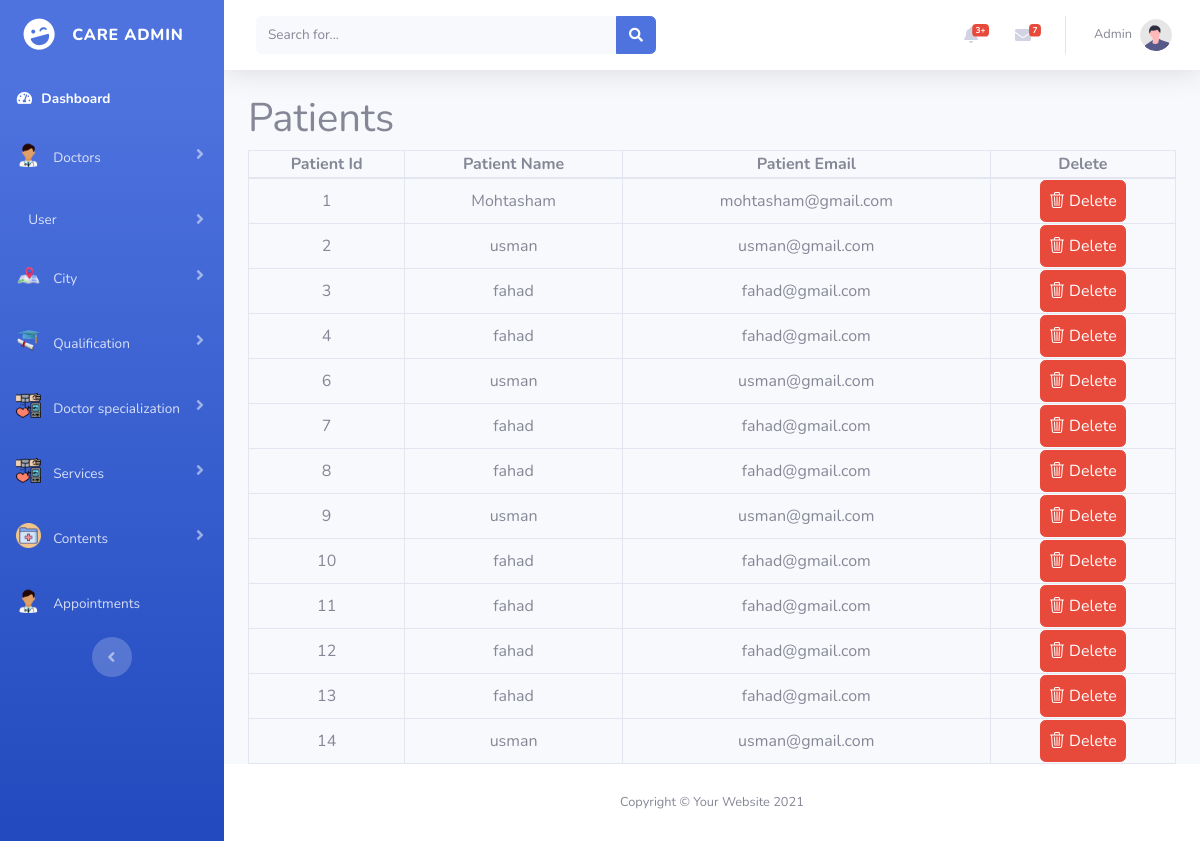
Page /admin/view_users.php (signed in) on the committed database.
### tables this page shows
CREATE TABLE `patients` (
  `patient_id` int(11) NOT NULL,
  `patient_name` varchar(100) NOT NULL,
  `patient_email` varchar(200) NOT NULL,
  `patient_password` varchar(100) NOT NULL,
  `status` int(11) NOT NULL
);

### admin/view_users.php (the view, shortened to what this page needs)
<?php
include("connection.php");
$select_users_query = "SELECT * FROM `patients` where status = 0";
$run_select_users_query = mysqli_query($connection, $select_users_query);
?>
<!DOCTYPE html>
<html lang="en">
<head>
    <link rel="stylesheet" href="https://cdn.jsdelivr.net/npm/bootstrap-icons@1.11.1/font/bootstrap-icons.css">
    <link href="vendor/fontawesome-free/css/all.min.css" rel="stylesheet" type="text/css">
    <link href="https://cdn.jsdelivr.net/npm/bootstrap@5.0.2/dist/css/bootstrap.min.css" rel="stylesheet"
>
    <link href="css/sb-admin-2.min.css" rel="stylesheet">
</head>
<body id="page-top">
    <div id="wrapper">
        <?php include 'sidebar.php';?>
        <div id="content-wrapper" class="d-flex flex-column">
            <div id="content">
                <?php include 'topbar.php';?>
                <div class="container">
                        <h1>Patients</h1>
                        <table class="table-bordered w-100 text-center">
                            <thead>
                                <th>Patient Id</th>
                                <th>Patient Name</th>
                                <th>Patient Email</th>
                                <th>Delete</th>
                            </thead>
                            <tbody>
                                <?php while($row = mysqli_fetch_array($run_select_users_query)){?>
                              <tr>
                                        <td><?php echo $row['patient_id']; ?></td>
                                        <td><?php echo $row['patient_name']; ?></td>
                                        <td><?php echo $row['patient_email']; ?></td>
                                        <td><a href="deleteuser.php?id=<?php echo $row['patient_id']; ?>" class="btn btn-danger px-2 py-2"><i class="bi bi-trash3"></i> Delete</a></td>
                              </tr>
                                <?php } ?>
                            </tbody>
                        </table>
                </div>
            </div>
            <?php include 'footer.php' ?>
        </div>
    </div>
</body>
</html>

### rows in the picture
patients: patient_id "1", patient_name "Mohtasham", patient_email "mohtasham@gmail.com"
patients: patient_id "2", patient_name "usman", patient_email "usman@gmail.com"
patients: patient_id "3", patient_name "fahad", patient_email "fahad@gmail.com"
patients: patient_id "4", patient_name "fahad", patient_email "fahad@gmail.com"
patients: patient_id "6", patient_name "usman", patient_email "usman@gmail.com"
patients: patient_id "7", patient_name "fahad", patient_email "fahad@gmail.com"
patients: patient_id "8", patient_name "fahad", patient_email "fahad@gmail.com"
patients: patient_id "9", patient_name "usman", patient_email "usman@gmail.com"
patients: patient_id "10", patient_name "fahad", patient_email "fahad@gmail.com"
patients: patient_id "11", patient_name "fahad", patient_email "fahad@gmail.com"
patients: patient_id "12", patient_name "fahad", patient_email "fahad@gmail.com"
patients: patient_id "13", patient_name "fahad", patient_email "fahad@gmail.com"
patients: patient_id "14", patient_name "usman", patient_email "usman@gmail.com"
